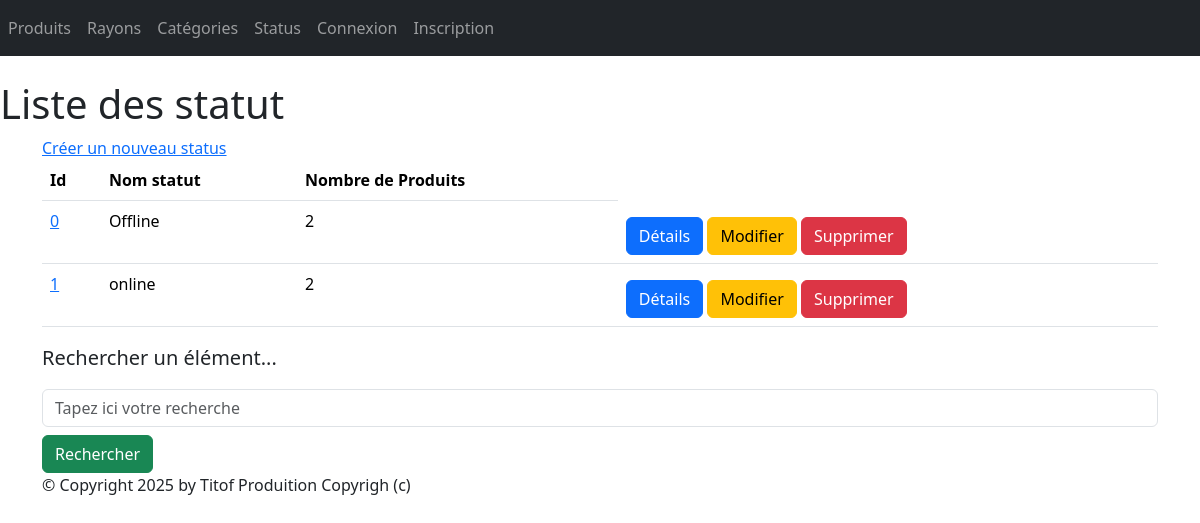
Screenshot of /monApp/status/ with the database file from the repository.
### monApp/models.py (models this page shows, shortened)
class Statut(models.Model):
    idStatut = models.AutoField(primary_key=True)
    libelleStatut = models.CharField(max_length=100)

### monApp/views.py (the view)
# urls.py: path("status/",views.StatusListView.as_view(),name="lst_stats"),
class StatusListView(ListView):
    model = Statut
    template_name = "monApp/list_statuts.html"
    context_object_name = "stats"
    def get_queryset(self):
        query = self.request.GET.get('search')
        if query:
            return Statut.objects.filter(libelleStatut__icontains=query).annotate(nb_produits=Count('Statut'))
        return Statut.objects.annotate(nb_produits=Count('Statut'))
    def get_context_data(self, **kwargs):
        context = super(StatusListView, self).get_context_data(**kwargs)
        context['titremenu'] = "Liste des status"
        return context

### monApp/templates/monApp/list_statuts.html
{% extends 'monApp/base.html' %}
{% block menu %}
<h1>Liste des statut</h1>
{% endblock %}
{% block contenu %}
<table class="table">
    <thead>
        <th>Id</th>
        <th>Nom statut</th>
        <th>Nombre de Produits</th>
    </thead>
    <tbody>
        {% for stat in stats %}
        <tr>
            <td><a href="{% url 'dtl_stat' stat.idStatut %}">{{ stat.idStatut }}</a></td>
            <td>{{ stat.libelleStatut }} </td>
            <td>{{ stat.nb_produits }} </td>
            <td>
                <a href="{% url 'dtl_stat' stat.idStatut %}" class="btn btn-primary mt-2">Détails</a>
                <a href="{% url 'stat-chng' stat.idStatut %}" class="btn btn-warning mt-2">Modifier</a>
                <a href="{% url 'dlt-stat' stat.idStatut %}" class="btn btn-danger mt-2">Supprimer</a>
            </td>
        </tr>
        {% endfor %}
        <a href="{% url 'crt-stat' %}">Créer un nouveau status</a>
    </tbody>
</table>
<p class="lead mb-3 ml-0">Rechercher un élément...</p>
<form method="GET" action="">
<input class="form-control" type="text" name="search" placeholder="Tapez ici votre recherche"
value="{{ request.GET.search }}">
<button type="submit" class="btn btn-success mt-2">Rechercher</button>
</form>
{% endblock %}

### static/styles.css (style rules this page uses)
h1 { color: red }

### rows the page displays
Statut: idStatut "0", libelleStatut "Offline", nb_produits "2"
Statut: idStatut "1", libelleStatut "online", nb_produits "2"
